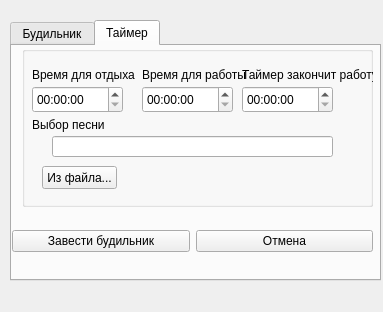
<?xml version="1.0" encoding="UTF-8"?>
<ui version="4.0">
 <class>Form</class>
 <widget class="QWidget" name="Form">
  <property name="geometry">
   <rect>
    <x>0</x>
    <y>0</y>
    <width>383</width>
    <height>312</height>
   </rect>
  </property>
  <property name="windowTitle">
   <string>Будильник</string>
  </property>
  <widget class="QTabWidget" name="tabWidget">
   <property name="geometry">
    <rect>
     <x>10</x>
     <y>20</y>
     <width>371</width>
     <height>261</height>
    </rect>
   </property>
   <property name="currentIndex">
    <number>1</number>
   </property>
   <widget class="QWidget" name="tab">
    <attribute name="title">
     <string>Будильник</string>
    </attribute>
    <widget class="QGroupBox" name="groupBox">
     <property name="geometry">
      <rect>
       <x>0</x>
       <y>0</y>
       <width>351</width>
       <height>161</height>
      </rect>
     </property>
     <widget class="QLabel" name="label">
      <property name="geometry">
       <rect>
        <x>10</x>
        <y>20</y>
        <width>161</width>
        <height>17</height>
       </rect>
      </property>
      <property name="text">
       <string>Время проигрывания</string>
      </property>
     </widget>
     <widget class="QTimeEdit" name="alarmTime">
      <property name="geometry">
       <rect>
        <x>30</x>
        <y>40</y>
        <width>118</width>
        <height>27</height>
       </rect>
      </property>
     </widget>
     <widget class="QLabel" name="label_2">
      <property name="geometry">
       <rect>
        <x>10</x>
        <y>70</y>
        <width>161</width>
        <height>17</height>
       </rect>
      </property>
      <property name="text">
       <string>Выбор песни</string>
      </property>
     </widget>
     <widget class="QLineEdit" name="urlLine">
      <property name="geometry">
       <rect>
        <x>30</x>
        <y>90</y>
        <width>281</width>
        <height>21</height>
       </rect>
      </property>
     </widget>
     <widget class="QPushButton" name="fromFileButton">
      <property name="geometry">
       <rect>
        <x>20</x>
        <y>120</y>
        <width>75</width>
        <height>23</height>
       </rect>
      </property>
      <property name="text">
       <string>Из файла...</string>
      </property>
     </widget>
    </widget>
    <widget class="QWidget" name="horizontalLayoutWidget_2">
     <property name="geometry">
      <rect>
       <x>0</x>
       <y>170</y>
       <width>361</width>
       <height>51</height>
      </rect>
     </property>
     <layout class="QHBoxLayout" name="horizontalLayout_2">
      <item>
       <widget class="QPushButton" name="setAlarmClock">
        <property name="text">
         <string>Завести будильник</string>
        </property>
       </widget>
      </item>
      <item>
       <widget class="QPushButton" name="cancel">
        <property name="text">
         <string>Отмена</string>
        </property>
       </widget>
      </item>
     </layout>
    </widget>
   </widget>
   <widget class="QWidget" name="tab_2">
    <attribute name="title">
     <string>Таймер</string>
    </attribute>
    <widget class="QGroupBox" name="groupBox_2">
     <property name="geometry">
      <rect>
       <x>10</x>
       <y>0</y>
       <width>351</width>
       <height>161</height>
      </rect>
     </property>
     <widget class="QLabel" name="label_3">
      <property name="geometry">
       <rect>
        <x>10</x>
        <y>20</y>
        <width>111</width>
        <height>17</height>
       </rect>
      </property>
      <property name="text">
       <string>Время для отдыха</string>
      </property>
     </widget>
     <widget class="QTimeEdit" name="timeForBreak">
      <property name="geometry">
       <rect>
        <x>10</x>
        <y>40</y>
        <width>91</width>
        <height>27</height>
       </rect>
      </property>
     </widget>
     <widget class="QLabel" name="label_4">
      <property name="geometry">
       <rect>
        <x>10</x>
        <y>70</y>
        <width>161</width>
        <height>17</height>
       </rect>
      </property>
      <property name="text">
       <string>Выбор песни</string>
      </property>
     </widget>
     <widget class="QLineEdit" name="urlLine_2">
      <property name="geometry">
       <rect>
        <x>30</x>
        <y>90</y>
        <width>281</width>
        <height>21</height>
       </rect>
      </property>
     </widget>
     <widget class="QPushButton" name="fromFileButton_2">
      <property name="geometry">
       <rect>
        <x>20</x>
        <y>120</y>
        <width>75</width>
        <height>23</height>
       </rect>
      </property>
      <property name="text">
       <string>Из файла...</string>
      </property>
     </widget>
     <widget class="QLabel" name="label_5">
      <property name="geometry">
       <rect>
        <x>120</x>
        <y>20</y>
        <width>111</width>
        <height>17</height>
       </rect>
      </property>
      <property name="text">
       <string>Время для работы</string>
      </property>
     </widget>
     <widget class="QTimeEdit" name="userTime">
      <property name="geometry">
       <rect>
        <x>120</x>
        <y>40</y>
        <width>91</width>
        <height>27</height>
       </rect>
      </property>
     </widget>
     <widget class="QLabel" name="label_6">
      <property name="geometry">
       <rect>
        <x>220</x>
        <y>20</y>
        <width>131</width>
        <height>17</height>
       </rect>
      </property>
      <property name="text">
       <string>Таймер закончит работу</string>
      </property>
     </widget>
     <widget class="QTimeEdit" name="finalTime">
      <property name="geometry">
       <rect>
        <x>220</x>
        <y>40</y>
        <width>91</width>
        <height>27</height>
       </rect>
      </property>
     </widget>
    </widget>
    <widget class="QWidget" name="horizontalLayoutWidget_3">
     <property name="geometry">
      <rect>
       <x>0</x>
       <y>170</y>
       <width>361</width>
       <height>51</height>
      </rect>
     </property>
     <layout class="QHBoxLayout" name="horizontalLayout_3">
      <item>
       <widget class="QPushButton" name="setTimerClock">
        <property name="text">
         <string>Завести будильник</string>
        </property>
       </widget>
      </item>
      <item>
       <widget class="QPushButton" name="cancel_2">
        <property name="text">
         <string>Отмена</string>
        </property>
       </widget>
      </item>
     </layout>
    </widget>
   </widget>
  </widget>
 </widget>
 <resources/>
 <connections/>
</ui>
